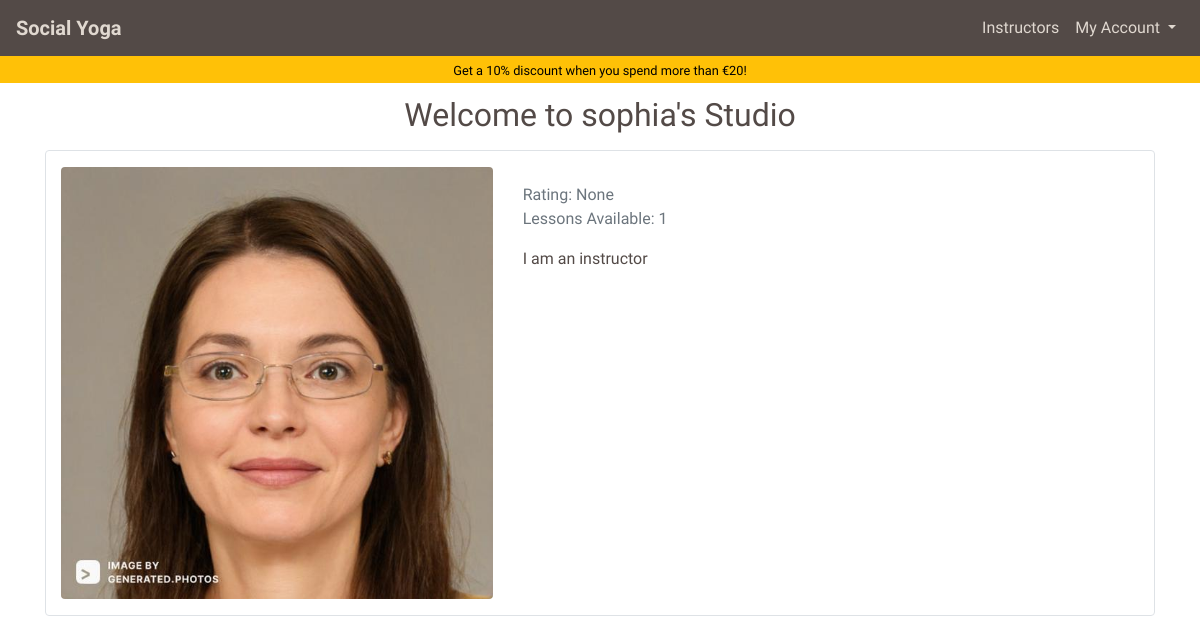
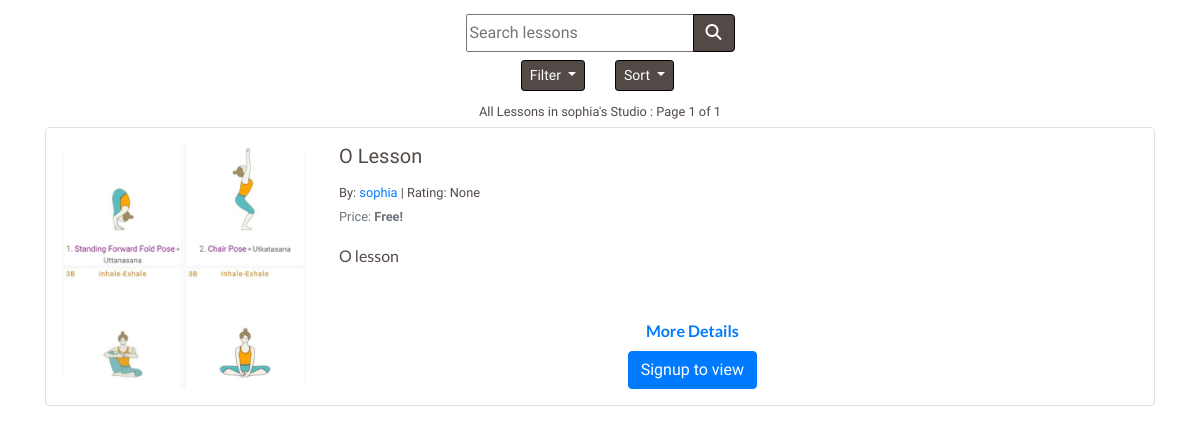
Before: /lessons/?instructor=11 with the older database file (2 pictures, top to bottom).
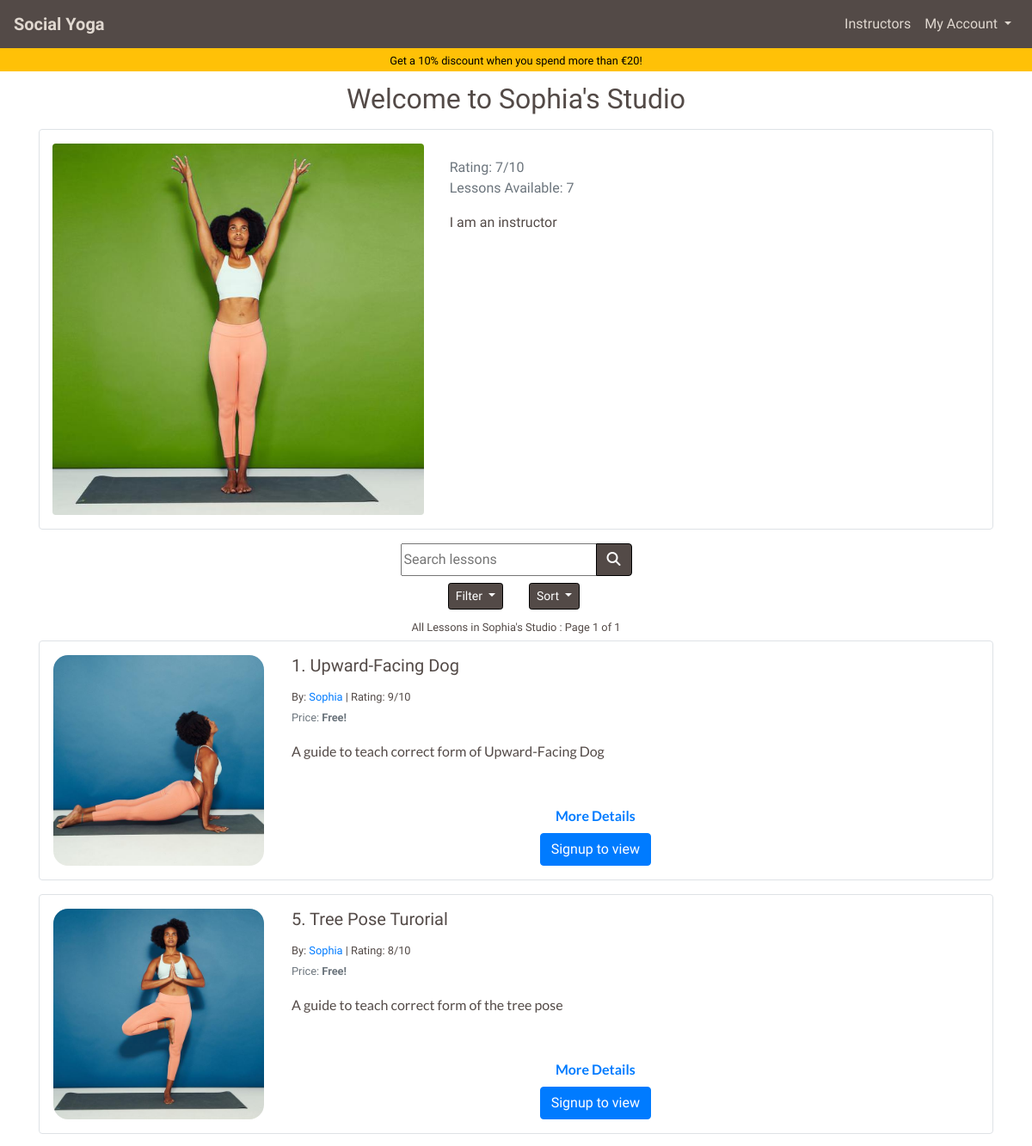
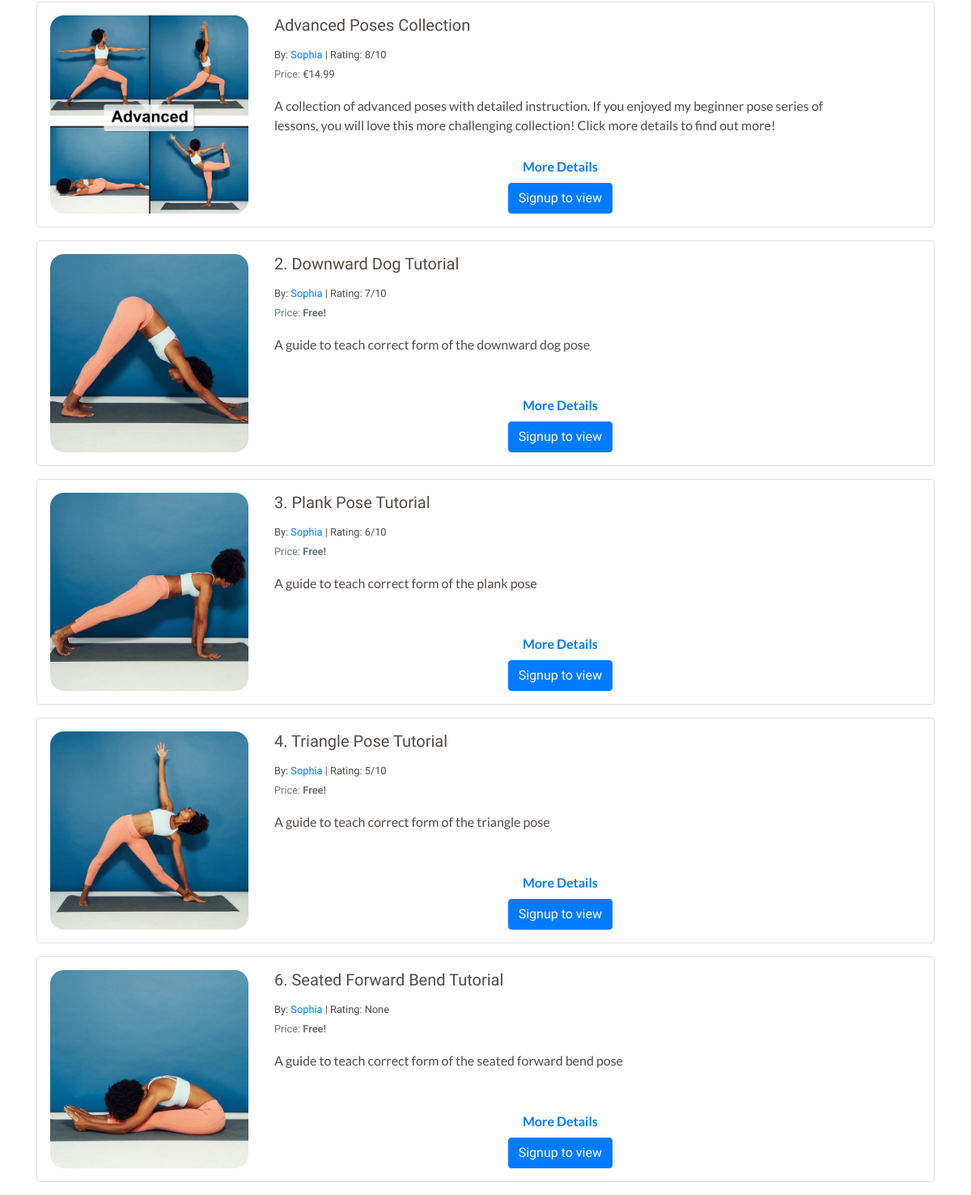
After: the same page with the newer database file (2 pictures, top to bottom).
### profiles/models.py (models this page shows, shortened)
class UserProfile(models.Model):
    user = models.OneToOneField(User, on_delete=models.CASCADE)
    first_name = models.CharField(max_length=50, null=False, blank=False)
    last_name = models.CharField(max_length=50, null=False, blank=False)
    is_instructor = models.BooleanField(default=False)
    requested_instructor_status = models.BooleanField(default=False)
    card_description = models.TextField(max_length=256, blank=True, default='')
    profile_description = models.TextField(max_length=650,
                                           blank=True,
                                           default='')
    image = ResizedImageField(size=[600, 600],
                              quality=75,
                              crop=['middle', 'center'],
                              force_format='JPEG',
                              null=True,
                              blank=True,
                              upload_to='profile_images/')
    rating = models.DecimalField(max_digits=5,
                                 decimal_places=0,
                                 null=True,
                                 blank=True)
    lesson_count = models.IntegerField(default=0, editable=False)
    def __str__(self):
        return self.user.username

### lessons/models.py (models this page shows, shortened)
class Lesson(models.Model):
    lesson_id = models.CharField(max_length=32,
                                 null=False,
                                 editable=False)
    instructor_profile = models.ForeignKey(UserProfile,
                                           on_delete=models.SET_NULL,
                                           null=True,
                                           blank=True,
                                           related_name='lessons')
    lesson_name = models.CharField(max_length=32,
                                   null=False,
                                   editable=True)
    card_description = models.TextField(max_length=254)
    description = models.TextField(max_length=2048)
    image = ResizedImageField(size=[600, 600],
                              quality=75,
                              crop=['middle', 'center'],
                              force_format='JPEG',
                              upload_to='lesson_images/')
    rating = models.DecimalField(max_digits=5,
                                 decimal_places=0,
                                 null=True, blank=True)
    video_url = models.URLField(max_length=1024,
                                blank=False,
                                null=False)
    time = models.IntegerField(blank=False, null=False)
    is_free = models.BooleanField(default=True)
    price = models.DecimalField(max_digits=6,
                                decimal_places=2,
                                blank=False,
                                null=False,
                                default=0.00)

### lessons/views.py (the view, shortened to what this page needs)
# urls.py: path('', views.lessons, name='lessons'),
def lessons(request):
    profile = get_profile_or_none(request)
    lessons = (Lesson.objects.all().annotate(
               review_count=Count('reviewedLesson')))
    subscribed_lesson_list = []
    paid_lesson_list = []
    page_title = 'All Lessons'
    sub_title = None
    filter_title = 'All Lessons'
    filter_subtitle = ''
    valid_sort_values = ['lesson_name',
                         'instructor_profile__user__username',
                         'rating',
                         'price']
    sortby = 'rating'
    filter_by = 'all_lessons'
    sort_direction = 'desc'
    instructor_to_display = None
    query = ''
    page_number = 1  # Default page number
    lessons_on_page = 8  # No of lessons on a page at once
    if request.GET:
        if 'page' in request.GET:
            page_number = request.GET.get('page')
        if 'sort' in request.GET:
            if request.GET['sort'] in valid_sort_values:
                sortby = request.GET['sort']
        if 'direction' in request.GET:
            if request.GET['direction'] == 'asc':
                sort_direction = 'asc'
            else:
                sort_direction = 'desc'
        if 'instructor' in request.GET:
            if request.GET['instructor']:
                try:
                    instructor_id = request.GET['instructor']
                    instructor_to_display = get_object_or_404(UserProfile,
                                                              id=instructor_id)
                    if not instructor_to_display.is_instructor:
                        messages.error(request,
                                       ('This user is not an instructor, '
                                        'please pick one from the list.'))
                        return redirect(reverse('instructors'))
                except Exception:
                    messages.error(request,
                                   ('Instructor not found, please pick '
                                    'one from the instructor list.'))
                    return redirect(reverse('instructors'))
                page_title = f"Welcome to {instructor_to_display}'s Studio"
                filter_subtitle = f" in {instructor_to_display}'s Studio"
                lessons = lessons.filter(
                    instructor_profile=instructor_to_display)
        if 'q' in request.GET:
            query = request.GET['q']
            lessons = lessons.filter(Q(lesson_name__icontains=query))
            if not lessons:
                messages.error(request, ('Your query returned no lessons '
                                         'please try again'))
    if sort_direction == 'asc':
        if sortby == 'rating':
            lessons = lessons.order_by(
                (F(sortby).asc(nulls_last=True)), 'review_count')
        else:
            lessons = lessons.order_by(F(sortby).asc(nulls_last=True))
    else:
        if sortby == 'rating':
            lessons = lessons.order_by(
                (F(sortby).desc(nulls_last=True)), '-review_count')
        else:
            lessons = lessons.order_by(F(sortby).desc(nulls_last=True))
    p = Paginator(lessons, lessons_on_page)
    try:
        page_object = p.page(page_number)
    except EmptyPage:
        messages.error(request, "Page does not exist, returning to page 1")
        page_object = p.page(1)
    template = 'lessons/lessons.html'
    context = {
        'profile': profile,
        'lessons': page_object,
        'subscribed_lesson_list': subscribed_lesson_list,
        'paid_lesson_list': paid_lesson_list,
        'page_title': page_title,
        'sub_title': sub_title,
        'filter_title': filter_title,
        'filter_subtitle': filter_subtitle,
        'sort_by': sortby,
        'sort_direction': sort_direction,
        'filter_by': filter_by,
        'instructor_to_display': instructor_to_display,
        'current_query': query,
        'show_discount_banner': True,
    }
    return render(request, template, context)

### home/contexts.py (called while the page is built)
def purchased_lessons(request):
    profile = get_profile_or_none(request)
    purchased = None
    purchased_lesson_ids = []
    if profile:
        purchased = OrderLineItem.objects.filter(profile=profile)
        if purchased:
            for item in purchased:
                purchased_lesson_ids.append(item.lesson.lesson_id)
    context = {
        'purchased_lessons': purchased,
        'purchased_lesson_ids': purchased_lesson_ids,
    }
    return context

### yoga/utils.py (called while the page is built)
def get_profile_or_none(request):
    try:
        return UserProfile.objects.get(user=request.user)
    except Exception:
        return None

### lessons/templates/lessons/lessons.html (shortened to what this page needs)
{% extends "base.html" %}
{% load static %}
{% block page_header %}
<div class="container header-container">
    <div class="row">
        <div class="col">
            <h1 class="text-center title-text my-3 {% if show_discount_banner %}pt-xl-4{% endif %}" id="lesson-page-title">{{ page_title}}</h1>
        </div>
    </div>
</div>
{% endblock %}
{% block content %}
<div class="overlay"></div>
<main class="container page-contents">
    {% if instructor_to_display %}
        {% include 'lessons/includes/instructor_profile_header.html' %}
    {% endif %}
    <div class="row">
        <div class="col-12 mt-2">
            {% include 'lessons/includes/lesson_sorting.html' %}
            <p class="text-center mb-1">
                <strong>
                    <small>
                        {{ filter_title }}{{ filter_subtitle }}{% if lessons %} : Page {{ lessons.number }} of {{ lessons.paginator.num_pages }}{% endif %}
                    </small>
                </strong>
            </p>
            {% if lessons %}
                {% for lesson in lessons %}
                    {% include 'lessons/includes/lesson_card.html' %}
                {% endfor %}
            {% else %}
                {% if instructor_to_display %}
                    <p class="text-center mt-5"><strong>No lesons available</strong></p>
                {% endif %}
            {% endif %}
        </div>
    </div>
</main>
{% endblock %}

### lessons/templates/lessons/includes/instructor_profile_header.html
<div class="container">
    <div class="row profile-container border custom-border py-3">
        <div class="col-12 col-lg-5">
            <div class="row text-center">
                <div class="container-fluid instructor-page-profile-image-container">
                    <img src="{{ instructor_to_display.image.url }}" class="instructor-page-profile-image img-fluid rounded" alt="{{ instructor_to_display }}'s profile image'">
                </div>
            </div>
        </div>
        <div class="col-12 col-lg-7 instructor-profile-description-container mt-3">
            <p class="text-muted mb-0">Rating: {{ instructor_to_display.rating }}{% if instructor_to_display.rating %}/10{% endif %}</p>
            <p class="text-muted">Lessons Available: {{ instructor_to_display.lesson_count }}</p>
            <p class="align-middle alt-font">{{ instructor_to_display.profile_description|linebreaks }}</p>
        </div>
    </div>
</div>

### lessons/templates/lessons/includes/lesson_card.html
<div class="card mb-3 border custom-border" style="width: 100%;" id="{{ lesson.lesson_id }}">
    <div class="row no-gutters">
        <div class="col-md-3 d-flex">
            {% if lesson.image %}
                <div class="lesson-card-image-container m-auto p-3 text-center">
                    <img class="lesson-card-image img-fluid" src="{{ lesson.image.url }}" alt="{{ lesson.lesson_name }}">
                </div>
            {% endif %}
        </div>
        <div class="col-md-8">
            <div class="card-body p-3 h-100 d-flex flex-column">
                <h5 class="card-title">{{ lesson.lesson_name }}</h5>
                <p class="card-text mb-0"><small>By: <a href="{% url 'lessons' %}?instructor={{ lesson.instructor_profile.id }}">{{ lesson.instructor_profile }}</a> | Rating: {{ lesson.rating }}{% if lesson.rating %}/10{% endif %}</small></p>
                {% if lesson.price > 0 %}
                    <p class="card-text"><small class="text-muted">Price: </small>
                        {% if lesson.lesson_id in purchased_lesson_ids %}
                            <span class="text-success">
                                <strong><small>Purchased!</small></strong>
                            </span>
                        {% else %}
                            <span>
                                <small>€{{ lesson.price }}</small>
                            </span>
                        {% endif %}
                    </p>
                {% else %}
                    <p class="card-text"><small class="text-muted">Price: <strong>Free!</strong></small></p>
                {% endif %}
                <p class="card-text alt-font">{{ lesson.card_description }}</p>
                <p class="card-text alt-font mb-2 mt-auto text-center text-info"><a href="" onclick="javascript:get_modal_data('{{ lesson.lesson_id }}')" class=""><strong>More Details</strong></a></p>
                <div class="lesson-card-button-container mt-0 w-100 d-flex">
                    <div class="buttons mx-auto">
                        {% if user.is_authenticated %}
                            {% if lesson.lesson_id not in paid_lesson_list and lesson.is_free == False %}
                                {% if lesson.instructor_profile == profile %}
                                    <a class="btn btn-success" href="{% url 'studio' lesson.lesson_id %}" id="start_lesson_button_id_{{ lesson.lesson_id }}" role="button">View Your Lesson</a>
                                {% elif user.is_superuser %}
                                    <a class="btn btn-success" href="{% url 'studio' lesson.lesson_id %}" id="start_lesson_button_id_{{ lesson.lesson_id }}" role="button">View As Superuser</a>
                                {% else %}
                                    <a class="btn btn-warning" href="" onclick="javascript:add_to_basket('{{ lesson.lesson_id }}')" id="add_{{ lesson.lesson_id }}" role="button"><span>{% if lesson.lesson_id in basket_item_ids %}In basket{% else %}€{{ lesson.price }}{% endif %}</span>
                                        <span class="icon">
                                            <i class="fas fa-cart-plus"></i>
                                        </span>
                                    </a>
                                {% endif %}
                            {% elif lesson.lesson_id in subscribed_lesson_list and lesson%}
                                <span class="btn btn-warning button-unsubscribe" id="unsubscribe_lesson_button_id_{{ lesson.lesson_id }}" href="" onclick="javascript:subscribe('false', '{{ lesson.lesson_id }}', '{{ current_filter }}')" role="button">Unsubscribe</span>
                                <span hidden class="btn btn-danger" href="" id="subscribe_lesson_button_id_{{ lesson.lesson_id }}" onclick="javascript:subscribe('true', '{{ lesson.lesson_id }}', '{{ current_filter }}')" role="button">Subscribe to lesson</span>
                                <a class="btn btn-success" href="{% url 'studio' lesson.lesson_id %}" id="start_lesson_button_id_{{ lesson.lesson_id }}" role="button">Start Lesson</a>
                            {% else %}
                                <span hidden class="btn btn-warning button-unsubscribe" id="unsubscribe_lesson_button_id_{{ lesson.lesson_id }}" href="" onclick="javascript:subscribe('false', '{{ lesson.lesson_id }}', '{{ current_filter }}')" role="button">Unsubscribe</span>
                                <span class="btn btn-danger" href="" id="subscribe_lesson_button_id_{{ lesson.lesson_id }}" onclick="javascript:subscribe('true', '{{ lesson.lesson_id }}', '{{ current_filter }}')" role="button">Subscribe to lesson</span>
                                <a hidden class="btn btn-success" href="{% url 'studio' lesson.lesson_id %}" id="start_lesson_button_id_{{ lesson.lesson_id }}" role="button">Start Lesson</a>
                            {% endif %}
                        {% else %}
                            <a class="btn btn-primary" href="{% url 'account_signup' %}" role="button">Signup to view</a>
                        {% endif %}
                    </div>
                </div>
            </div>
        </div>
    </div>
</div>

Changed rows visible on the page:
changed UserProfile "I am an instructor": image: a different picture; rating "None" → "7"; lesson_count "1" → "7"
changed Lesson: image: a different picture; lesson_name "O Lesson" → "1. Upward-Facing Dog"; instructor_profile "sophia" → "Sophia"; rating "None" → "9"; card_description "O lesson" → "A guide to teach correct form of Upward-Facing Dog"; now shows "/10"
added Lesson: image (picture), lesson_name "5. Tree Pose Turorial", instructor_profile "Sophia", rating "8", shows "/10", shows "Price:", price "Free!", card_description "A guide to teach correct form of the tree pose"
added Lesson: image (picture), lesson_name "Advanced Poses Collection", instructor_profile "Sophia", rating "8", shows "/10", price "14.99", card_description "A collection of advanced poses with detailed instruction. If you enjoyed my beginner pose series of lessons, you will love this more challenging collection! Click more details to find out more!"
added Lesson: image (picture), lesson_name "2. Downward Dog Tutorial", instructor_profile "Sophia", rating "7", shows "/10", shows "Price:", price "Free!", card_description "A guide to teach correct form of the downward dog pose"
added Lesson: image (picture), lesson_name "3. Plank Pose Tutorial", instructor_profile "Sophia", rating "6", shows "/10", shows "Price:", price "Free!", card_description "A guide to teach correct form of the plank pose"
added Lesson: image (picture), lesson_name "4. Triangle Pose Tutorial", instructor_profile "Sophia", rating "5", shows "/10", shows "Price:", price "Free!", card_description "A guide to teach correct form of the triangle pose"
added Lesson: image (picture), lesson_name "6. Seated Forward Bend Tutorial", instructor_profile "Sophia", rating "None", shows "Price:", price "Free!", card_description "A guide to teach correct form of the seated forward bend pose"
Other visible differences:
{{ page_title }}: "Welcome to sophia's Studio" → "Welcome to Sophia's Studio"
{{ filter_subtitle }}: "in sophia's Studio" → "in Sophia's Studio"
text now shown: "/10"
